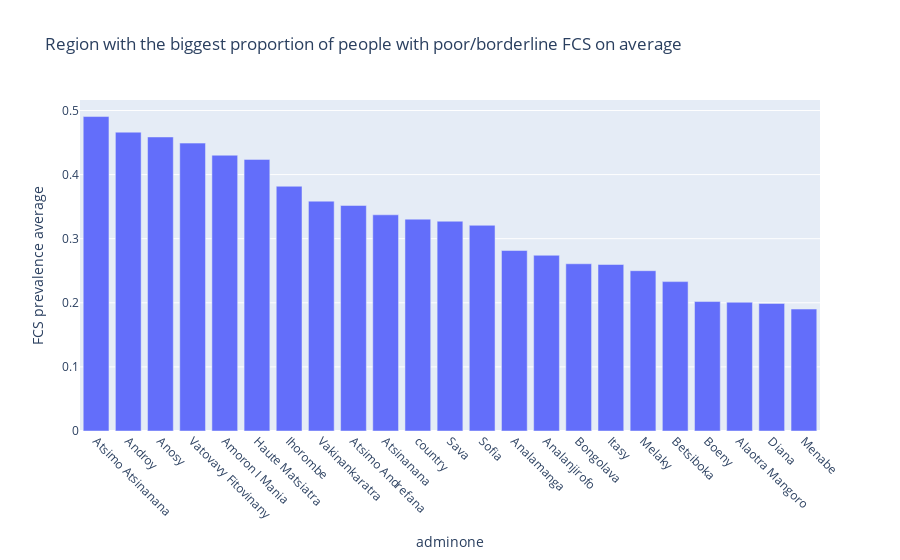

The notebook cell this image was saved under:
### Markdown cell above
# Extracting key informations :

### Code cell
### 1. The region with the biggest proportion of people with poor/borderline fcs on average

def avg_fcs_people(df):
    avg = df['fcs prevalence'].groupby(df['adminone']).mean().sort_values(ascending=False)
    fig = px.bar(
        avg,
        x=avg.index,
        y=avg.values,
        title="Region with the biggest proportion of people with poor/borderline FCS on average",
        labels={"x": "Region", "y": "FCS prevalence average"}
    )
    fig.update_layout(xaxis_tickangle=45)
    return fig

avg_fcs_people(df)

### Figure 1 — Plotly figure (JSON) as saved in the notebook; plotly's stock layout.template omitted (floating-point values rounded to 4 significant figures)
{"data": [{"hovertemplate": "adminone=%{x}<br>FCS prevalence average=%{y}<extra></extra>", "legendgroup": "", "marker": {"color": "#636efa", "pattern": {"shape": ""}}, "name": "", "orientation": "v", "showlegend": false, "textposition": "auto", "type": "bar", "x": ["Atsimo Atsinanana", "Androy", "Anosy", "Vatovavy Fitovinany", "Amoron I Mania", "Haute Matsiatra", "Ihorombe", "Vakinankaratra", "Atsimo Andrefana", "Atsinanana", "country", "Sava", "Sofia", "Analamanga", "Analanjirofo", "Bongolava", "Itasy", "Melaky", "Betsiboka", "Boeny", "Alaotra Mangoro", "Diana", "Menabe"], "xaxis": "x", "y": [0.4906, 0.4662, 0.4587, 0.4492, 0.4302, 0.4237, 0.3818, 0.3586, 0.3519, 0.3373, 0.3305, 0.3273, 0.3209, 0.2816, 0.2742, 0.2609, 0.2598, 0.2501, 0.2331, 0.202, 0.2009, 0.199, 0.1903], "yaxis": "y"}], "layout": {"barmode": "relative", "legend": {"tracegroupgap": 0}, "title": {"text": "Region with the biggest proportion of people with poor/borderline FCS on average"}, "xaxis": {"anchor": "y", "domain": [0, 1], "tickangle": 45, "title": {"text": "adminone"}}, "yaxis": {"anchor": "x", "domain": [0, 1], "title": {"text": "FCS prevalence average"}}}}
